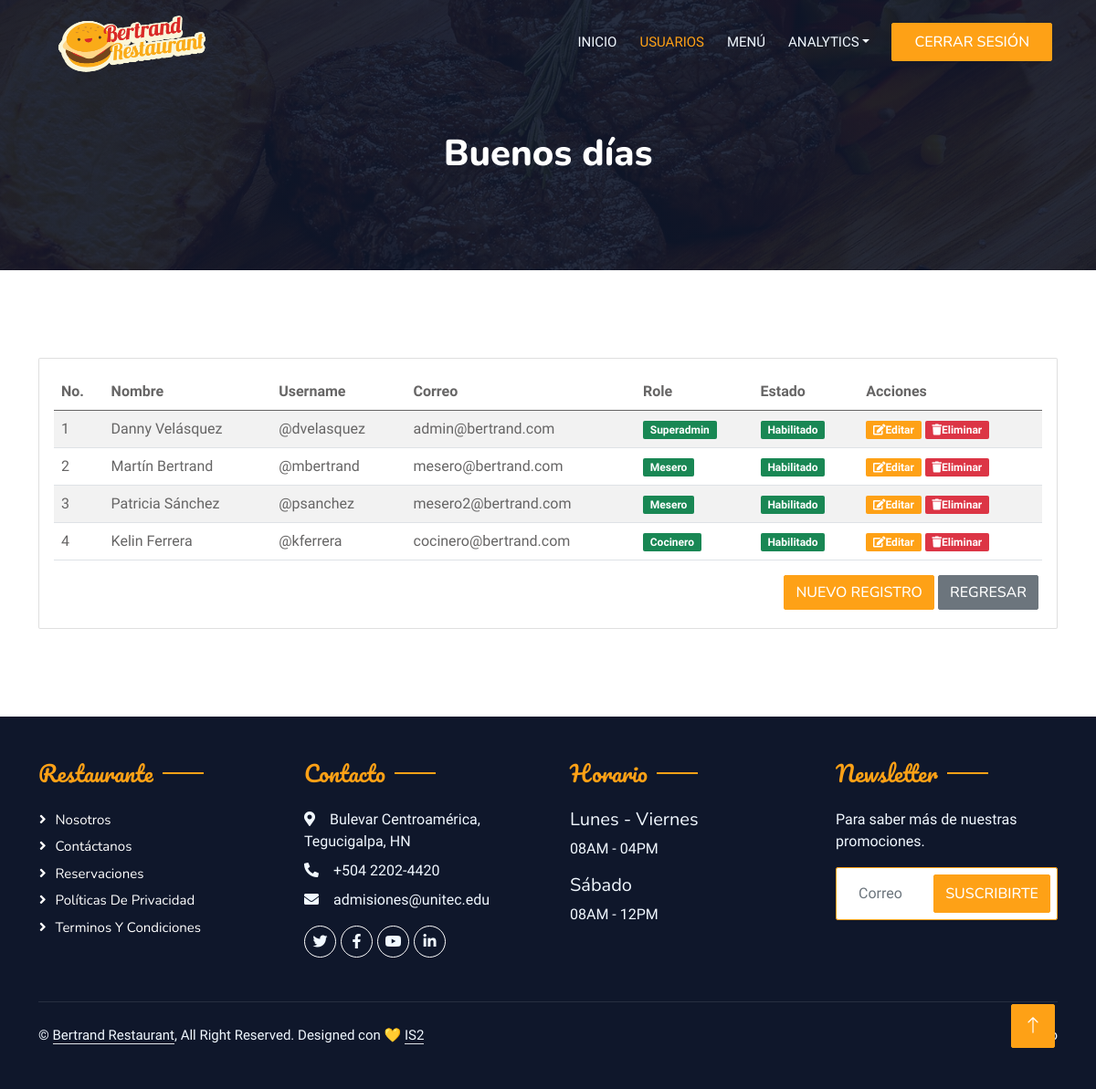
The page /usuarios on the database its author committed.
### tables this page shows
CREATE TABLE `main_users` (
  `id` int(11) NOT NULL,
  `usuario_name` varchar(50) NOT NULL,
  `apellidos` varchar(250) NOT NULL,
  `nickname` varchar(250) NOT NULL,
  `email_user` varchar(60) NOT NULL,
  `password` varchar(60) NOT NULL,
  `role_user` int(11) NOT NULL,
  `estado_user` varchar(15) NOT NULL
);

CREATE TABLE `main_cargo` (
  `id_role` int(11) NOT NULL,
  `descripcion` varchar(250) NOT NULL
);

### usuarios.php (the view, shortened to what this page needs)
<?php
include 'inc/templates/header.php';
include 'inc/conexion.php';
$today = getdate();
$hora = $today["hours"];
if ($hora < 6) {
	$saludo = " Hoy has madrugado mucho... ";
} elseif ($hora < 12) {
	$saludo = " Buenos días ";
} elseif ($hora <= 18) {
	$saludo = "Buenas Tardes ";
} else {
	$saludo = "Buenas Noches ";
}
?>
<body>
	<div class="container-xxl bg-white p-0">
		<div class="container-xxl position-relative p-0">
			<?php
			include 'inc/templates/navbar-admin.php';
			?>
			<div class="container-xxl py-5 bg-dark hero-header mb-5">
				<div class="container my-5 py-5">
					<div class="row ">
						<div class="col-lg-12 text-center text-lg-start">
							<h6 class="display-3 text-white animated text-center" style="font-size: 40px;"><?php echo $saludo . $_SESSION["nombre_usuario"]; ?></h6>
						</div>
					</div>
				</div>
			</div>
		</div>
		<div class="container-xxl py-5">
			<div class="container">
				<section class="section clientes">
					<div class="card">
						<div class="card-body">
							<table class="table table-striped" id="table1">
								<thead>
									<tr>
										<th>No.</th>
										<th>Nombre</th>
										<th>Username</th>
										<th>Correo</th>
										<th>Role</th>
										<th>Estado</th>
										<th>Acciones</th>
									</tr>
								</thead>
								<tbody>
									<?php
									$consulta = $conn->query("SELECT * FROM main_users a, main_cargo b WHERE a.role_user = b.id_role ORDER BY a.role_user ASC");
									$contador = 1;
									while ($solicitud = $consulta->fetch_array()) {
										$descripcion = $solicitud['descripcion'];
										$usuario_name = $solicitud['usuario_name'];
										$apellidos = $solicitud['apellidos'];
										$username = $solicitud['nickname'];
										$email = $solicitud['email_user'];
										$estado = $solicitud['estado_user'];
										if ($estado == 'a') {
											$estadoUser = 'Habilitado';
											$color = 'bg-success';
										} elseif ($estado == 'd') {
											$estadoUser = 'Deshabilitado';
											$color = 'bg-secondary';
										}
									?>
										<tr id="solicitud:<?php echo $solicitud['id'] ?>">
											<td><?php echo $contador++; ?></td>
											<td><?php echo $usuario_name . ' ' . $apellidos ?></td>
											<td><?php echo '@' . $username ?></td>
											<td><?php echo $email ?></td>
											<td><?php echo '<span class="badge ' . $color . '">' . $descripcion ?></td>
											<td><?php echo '<span class="badge ' . $color . '">' . $estadoUser . '</span>' ?></td>
											<td>
												<a href="edit-usuario?ID=<?php echo $solicitud['id'] ?>" target="_self"><span class="badge bg-primary"><i class="fas fa-edit"></i>Editar</span></a>
												<span class="badge bg-danger" id="<?php echo $solicitud['id'] ?>" onclick="eliminar('<?php echo $solicitud['id'] ?>')">
													<i class="fas fa-trash"></i>Eliminar</span>
											</td>
										</tr>
									<?php
									}
									?>
								</tbody>
							</table>
							<div class="col-12 d-flex justify-content-end">
								<a href="new-usuario" class="btn btn-primary me-1 mb-1">Nuevo Registro</a>
								<a href="dashboard">
									<div class="btn btn-secondary me-1 mb-1">Regresar</div>
								</a>
							</div>
						</div>
					</div>
				</section>
			</div>
		</div>
		<?php
		include 'inc/templates/footer.php';
		?>

### css/pages.css (style rules this page uses)
.my-5 { margin-top: 3rem !important; margin-bottom: 0rem !important; }
.container, .container-sm, .container-md, .container-lg, .container-xl { max-width: 1140px; }

### css/style.css (style rules this page uses)
:root { --primary: #FEA116; --light: #F1F8FF; --dark: #0F172B; }
.btn { font-family: 'Nunito', sans-serif; font-weight: 500; text-transform: uppercase; transition: .5s; }
.btn.btn-primary, .btn.btn-secondary { color: #FFFFFF; }
.hero-header { background: linear-gradient(rgba(15, 23, 43, .9), rgba(15, 23, 43, .9)), url(../img/bg-hero.jpg); background-position: center center; background-repeat: no-repeat; background-size: cover; }

### rows shown on the page
main_users: usuario_name "Danny", apellidos "Velásquez", nickname "dvelasquez", email_user "admin@bertrand.com", main_cargo.descripcion "Superadmin", estado_user "Habilitado"
main_users: usuario_name "Martín", apellidos "Bertrand", nickname "mbertrand", email_user "mesero@bertrand.com", main_cargo.descripcion "Mesero", estado_user "Habilitado"
main_users: usuario_name "Patricia", apellidos "Sánchez", nickname "psanchez", email_user "mesero2@bertrand.com", main_cargo.descripcion "Mesero", estado_user "Habilitado"
main_users: usuario_name "Kelin", apellidos "Ferrera", nickname "kferrera", email_user "cocinero@bertrand.com", main_cargo.descripcion "Cocinero", estado_user "Habilitado"

### other values the page prints
$saludo "Buenos días"
